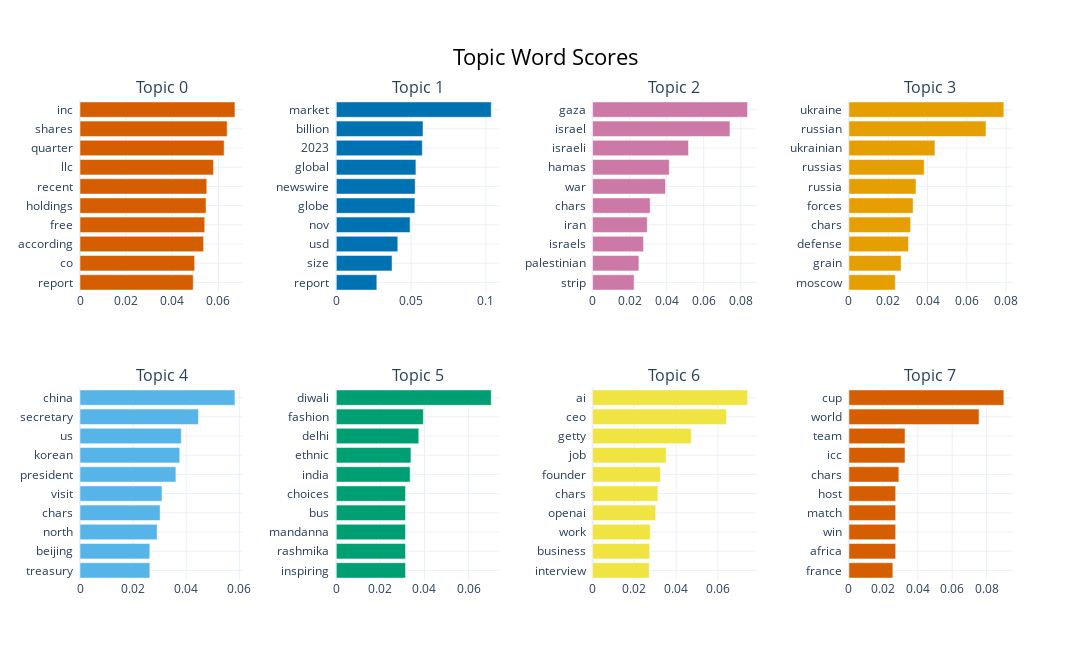

Notebook code cell kept with this figure:
### Code cell
topic_model.visualize_barchart(width=280,height=330,top_n_topics=8,n_words=10)

### Figure 1 — Plotly figure (JSON) as saved in the notebook; plotly's stock layout.template omitted (floating-point values rounded to 4 significant figures)
{"data": [{"marker": {"color": "#D55E00"}, "orientation": "h", "type": "bar", "x": [0.04908, 0.04971, 0.05361, 0.05409, 0.05465, 0.05498, 0.0579, 0.0625, 0.06381, 0.06719], "xaxis": "x", "y": ["report  ", "co  ", "according  ", "free  ", "holdings  ", "recent  ", "llc  ", "quarter  ", "shares  ", "inc  "], "yaxis": "y"}, {"marker": {"color": "#0072B2"}, "orientation": "h", "type": "bar", "x": [0.02707, 0.03725, 0.04108, 0.04929, 0.05251, 0.0527, 0.05318, 0.05746, 0.05793, 0.1035], "xaxis": "x2", "y": ["report  ", "size  ", "usd  ", "nov  ", "globe  ", "newswire  ", "global  ", "2023  ", "billion  ", "market  "], "yaxis": "y2"}, {"marker": {"color": "#CC79A7"}, "orientation": "h", "type": "bar", "x": [0.02242, 0.025, 0.0275, 0.02952, 0.03109, 0.03937, 0.04142, 0.05177, 0.07417, 0.08366], "xaxis": "x3", "y": ["strip  ", "palestinian  ", "israels  ", "iran  ", "chars  ", "war  ", "hamas  ", "israeli  ", "israel  ", "gaza  "], "yaxis": "y3"}, {"marker": {"color": "#E69F00"}, "orientation": "h", "type": "bar", "x": [0.02357, 0.02658, 0.0303, 0.03139, 0.03267, 0.03414, 0.03831, 0.04376, 0.06973, 0.07882], "xaxis": "x4", "y": ["moscow  ", "grain  ", "defense  ", "chars  ", "forces  ", "russia  ", "russias  ", "ukrainian  ", "russian  ", "ukraine  "], "yaxis": "y4"}, {"marker": {"color": "#56B4E9"}, "orientation": "h", "type": "bar", "x": [0.02629, 0.02629, 0.02904, 0.03017, 0.03087, 0.03609, 0.03756, 0.03812, 0.04459, 0.05832], "xaxis": "x5", "y": ["treasury  ", "beijing  ", "north  ", "chars  ", "visit  ", "president  ", "korean  ", "us  ", "secretary  ", "china  "], "yaxis": "y5"}, {"marker": {"color": "#009E73"}, "orientation": "h", "type": "bar", "x": [0.0314, 0.0314, 0.0314, 0.0314, 0.0314, 0.03348, 0.03385, 0.03742, 0.03949, 0.07028], "xaxis": "x6", "y": ["inspiring  ", "rashmika  ", "mandanna  ", "bus  ", "choices  ", "india  ", "ethnic  ", "delhi  ", "fashion  ", "diwali  "], "yaxis": "y6"}, {"marker": {"color": "#F0E442"}, "orientation": "h", "type": "bar", "x": [0.0271, 0.02733, 0.02761, 0.03017, 0.03127, 0.03252, 0.0352, 0.04726, 0.06414, 0.07419], "xaxis": "x7", "y": ["interview  ", "business  ", "work  ", "openai  ", "chars  ", "founder  ", "job  ", "getty  ", "ceo  ", "ai  "], "yaxis": "y7"}, {"marker": {"color": "#D55E00"}, "orientation": "h", "type": "bar", "x": [0.02554, 0.02716, 0.02716, 0.02716, 0.02716, 0.02903, 0.03259, 0.03259, 0.07559, 0.09], "xaxis": "x8", "y": ["france  ", "africa  ", "win  ", "match  ", "host  ", "chars  ", "icc  ", "team  ", "world  ", "cup  "], "yaxis": "y8"}], "layout": {"annotations": [{"font": {"size": 16}, "showarrow": false, "text": "Topic 0", "x": 0.0875, "xanchor": "center", "xref": "paper", "y": 1, "yanchor": "bottom", "yref": "paper"}, {"font": {"size": 16}, "showarrow": false, "text": "Topic 1", "x": 0.3625, "xanchor": "center", "xref": "paper", "y": 1, "yanchor": "bottom", "yref": "paper"}, {"font": {"size": 16}, "showarrow": false, "text": "Topic 2", "x": 0.6375, "xanchor": "center", "xref": "paper", "y": 1, "yanchor": "bottom", "yref": "paper"}, {"font": {"size": 16}, "showarrow": false, "text": "Topic 3", "x": 0.9125, "xanchor": "center", "xref": "paper", "y": 1, "yanchor": "bottom", "yref": "paper"}, {"font": {"size": 16}, "showarrow": false, "text": "Topic 4", "x": 0.0875, "xanchor": "center", "xref": "paper", "y": 0.4, "yanchor": "bottom", "yref": "paper"}, {"font": {"size": 16}, "showarrow": false, "text": "Topic 5", "x": 0.3625, "xanchor": "center", "xref": "paper", "y": 0.4, "yanchor": "bottom", "yref": "paper"}, {"font": {"size": 16}, "showarrow": false, "text": "Topic 6", "x": 0.6375, "xanchor": "center", "xref": "paper", "y": 0.4, "yanchor": "bottom", "yref": "paper"}, {"font": {"size": 16}, "showarrow": false, "text": "Topic 7", "x": 0.9125, "xanchor": "center", "xref": "paper", "y": 0.4, "yanchor": "bottom", "yref": "paper"}], "height": 660, "hoverlabel": {"bgcolor": "white", "font": {"family": "Rockwell", "size": 16}}, "showlegend": false, "title": {"font": {"color": "Black", "size": 22}, "text": "Topic Word Scores", "x": 0.5, "xanchor": "center", "yanchor": "top"}, "width": 1120, "xaxis": {"anchor": "y", "domain": [0, 0.175], "showgrid": true}, "xaxis2": {"anchor": "y2", "domain": [0.275, 0.45], "showgrid": true}, "xaxis3": {"anchor": "y3", "domain": [0.55, 0.725], "showgrid": true}, "xaxis4": {"anchor": "y4", "domain": [0.825, 1], "showgrid": true}, "xaxis5": {"anchor": "y5", "domain": [0, 0.175], "showgrid": true}, "xaxis6": {"anchor": "y6", "domain": [0.275, 0.45], "showgrid": true}, "xaxis7": {"anchor": "y7", "domain": [0.55, 0.725], "showgrid": true}, "xaxis8": {"anchor": "y8", "domain": [0.825, 1], "showgrid": true}, "yaxis": {"anchor": "x", "domain": [0.6, 1], "showgrid": true}, "yaxis2": {"anchor": "x2", "domain": [0.6, 1], "showgrid": true}, "yaxis3": {"anchor": "x3", "domain": [0.6, 1], "showgrid": true}, "yaxis4": {"anchor": "x4", "domain": [0.6, 1], "showgrid": true}, "yaxis5": {"anchor": "x5", "domain": [0, 0.4], "showgrid": true}, "yaxis6": {"anchor": "x6", "domain": [0, 0.4], "showgrid": true}, "yaxis7": {"anchor": "x7", "domain": [0, 0.4], "showgrid": true}, "yaxis8": {"anchor": "x8", "domain": [0, 0.4], "showgrid": true}}}
